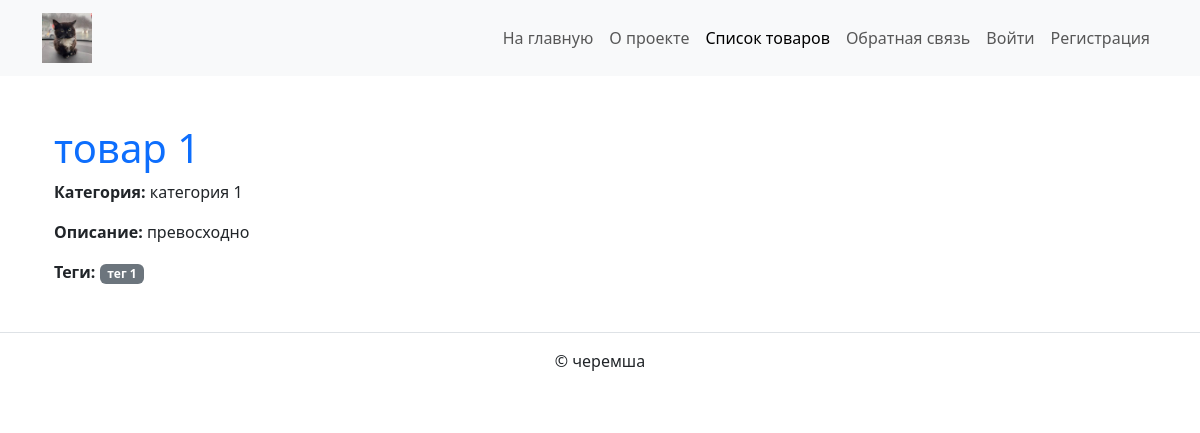
The page /catalog/items/2/ on the database its author committed.
### catalog/models.py (models this page shows, shortened)
class Item(core.models.PublishedWithNameBaseModel):
    text = django.db.models.TextField(
        validators=[validate_text],
        verbose_name="текст"
    )
    category = django.db.models.ForeignKey(
        "catalog.Category",
        on_delete=django.db.models.CASCADE,
        related_name="items",
        verbose_name="категория"
    )
    tags = django.db.models.ManyToManyField(
        "catalog.Tag",
        related_name="items",
        verbose_name="теги"
    )
    main_image = django.db.models.ImageField(
        upload_to="main_images/",
        null=True,
        blank=True,
        verbose_name="главное изображение"
    )
    is_on_main = django.db.models.BooleanField(
        default=False,
        verbose_name="Показывать на главной"
    )
    class Meta:
        verbose_name = "товар"
        verbose_name_plural = "товары"

class Category(core.models.PublishedWithNameBaseModel):
    slug = django.db.models.SlugField(
        max_length=200,
        unique=True,
        verbose_name="слаг"
    )
    weight = django.db.models.PositiveIntegerField(
        default=100,
        validators=[MinValueValidator(1), MaxValueValidator(32767)],
        verbose_name="вес"
    )
    class Meta:
        verbose_name = "категория"
        verbose_name_plural = "категории"

class Tag(core.models.PublishedWithNameBaseModel):
    slug = django.db.models.SlugField(
        max_length=200,
        unique=True,
        verbose_name="слаг"
    )
    class Meta:
        verbose_name = "тег"
        verbose_name_plural = "теги"

### catalog/views.py (the view)
# urls.py: path('items/<int:pk>/', views.item_detail, name='item_detail'),
def item_detail(request, pk):
    item = (
        Item.objects.filter(is_published=True)
        .select_related("category")
        .prefetch_related("tags", "images")  # images — это related_name для дополнительных фото
        .only("name", "text", "main_image", "category__name")
        .filter(pk=pk)
        .first()
    )
    if not item:
        raise Http404("Товар не найден или не опубликован")
    return render(request, 'catalog/detail.html', {'item': item})

### templates/catalog/detail.html (shortened to what this page needs)
{% extends 'base.html' %}
{% load static %}
{% block content %}
  <div class="container mt-4">
    <h1 class="text-primary">{{ item.name }}</h1>
    <p><strong>Категория:</strong> {{ item.category.name }}</p>
    <p><strong>Описание:</strong> {{ item.text }}</p>
    {% if item.tags.all %}
      <p><strong>Теги:</strong>
        {% for tag in item.tags.all %}
          <span class="badge bg-secondary">{{ tag.name }}</span>
        {% endfor %}
      </p>
    {% endif %}
  </div>
{% endblock %}

### rows shown on the page
Item: name "товар 1", category.name "категория 1", text "превосходно"
Tag: name "тег 1"
